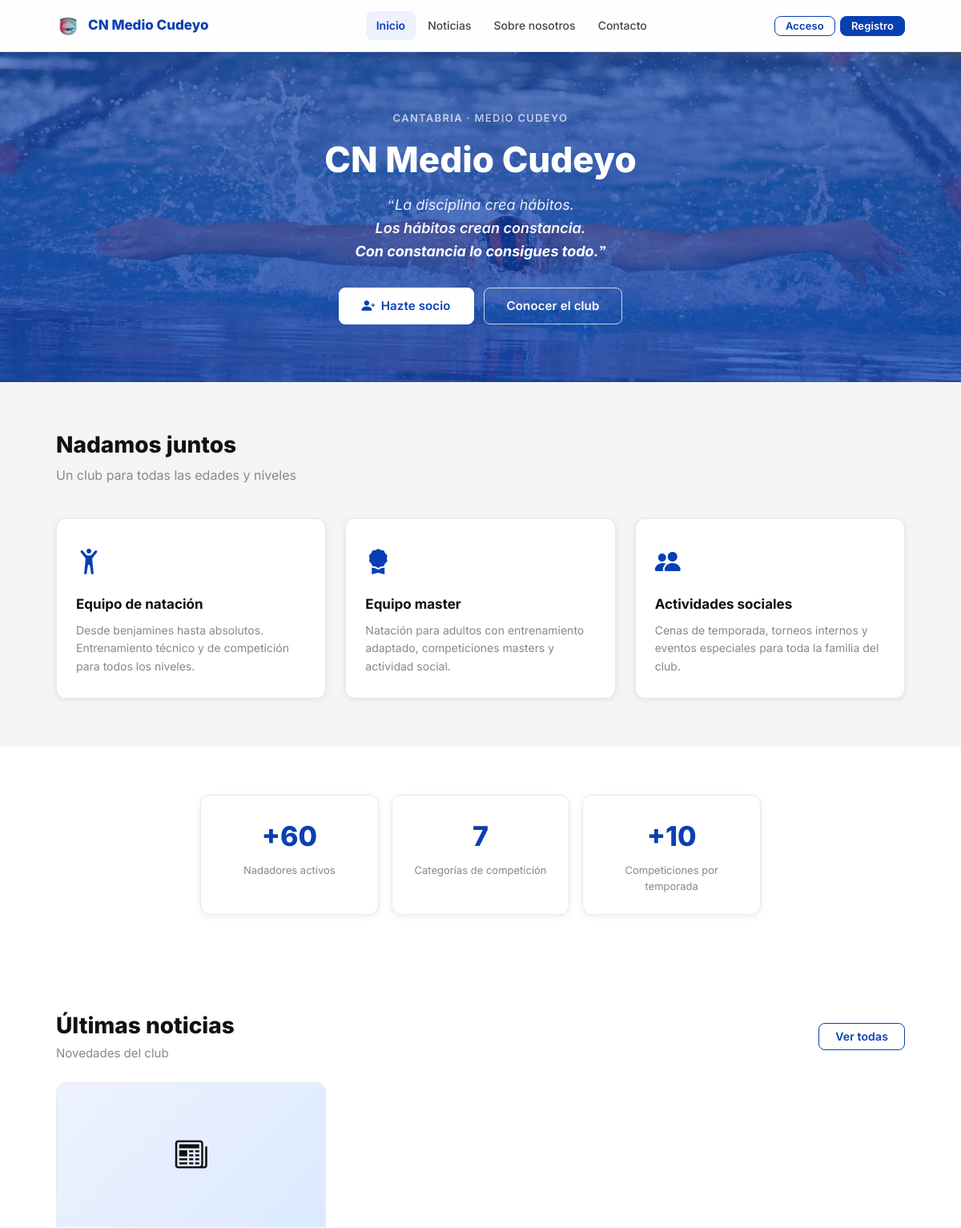
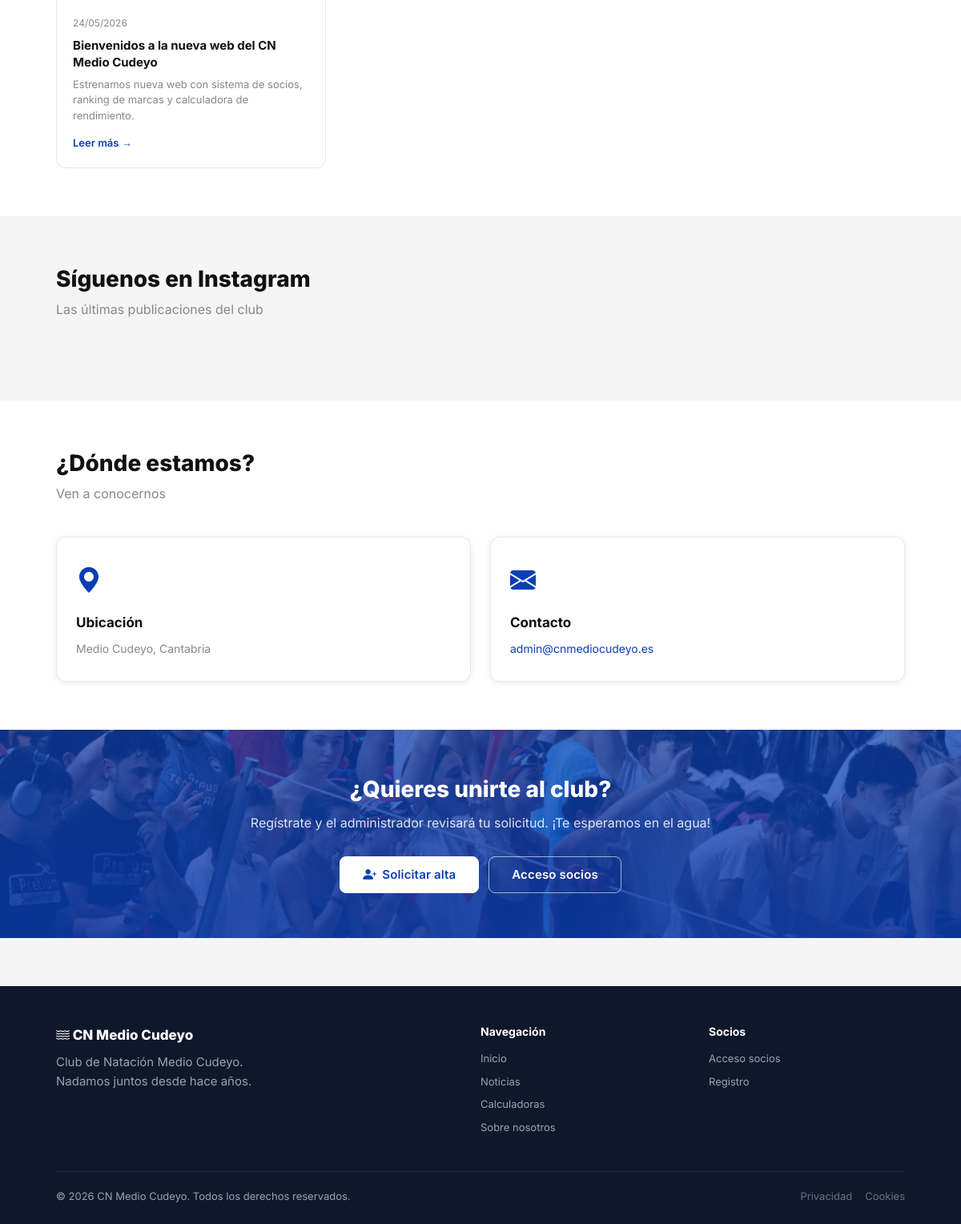
The page / on the database its author committed (2 pictures, top to bottom).
### tables this page shows
CREATE TABLE IF NOT EXISTS noticias (
    id         INT AUTO_INCREMENT PRIMARY KEY,
    titulo     VARCHAR(255) NOT NULL,
    resumen    VARCHAR(500) DEFAULT NULL,
    contenido  TEXT         DEFAULT NULL,
    imagen_url VARCHAR(500) DEFAULT NULL,
    publicado  TINYINT(1)   NOT NULL DEFAULT 0,
    created_at TIMESTAMP DEFAULT CURRENT_TIMESTAMP,
    updated_at TIMESTAMP DEFAULT CURRENT_TIMESTAMP ON UPDATE CURRENT_TIMESTAMP
);

### includes/auth.php (called while the page is built, shortened)
<?php
function current_user(): ?array
{
    return $_SESSION['user'] ?? null;
}
function e(string $s): string
{
    return htmlspecialchars($s, ENT_QUOTES, 'UTF-8');
}

### public/index.php (the view, shortened to what this page needs)
<?php
require_once dirname(__DIR__) . '/config/db.php';
require_once dirname(__DIR__) . '/includes/auth.php';
require_once dirname(__DIR__) . '/includes/layout.php';
$noticias = $pdo->query(
    'SELECT * FROM noticias WHERE publicado=1 ORDER BY created_at DESC LIMIT 3'
)->fetchAll();
render_header('Inicio', 'inicio', '', 'Club de Natación Medio Cudeyo, en Cantabria. Consulta marcas personales, ranking de liga, noticias del club y más. ¡Únete a nosotros!');
?>
<section class="hero hero-with-photo">
  <div class="container">
    <div class="hero-eyebrow">Cantabria · Medio Cudeyo</div>
    <h1>CN Medio Cudeyo</h1>
    <blockquote class="lema-club">
      <p>La disciplina crea hábitos.</p>
      <p>Los hábitos crean constancia.</p>
      <p>Con constancia lo consigues todo.</p>
    </blockquote>
    <div class="hero-btns">
      <?php if (!current_user()): ?>
        <a href="/register" class="btn btn-primary btn-lg"><i class="bi bi-person-plus-fill"></i> Hazte socio</a>
        <a href="/sobre-nosotros" class="btn btn-secondary btn-lg">Conocer el club</a>
      <?php else: ?>
        <a href="/socio/panel" class="btn btn-primary btn-lg"><i class="bi bi-grid-fill"></i> Mi panel</a>
        <a href="/calculadoras" class="btn btn-secondary btn-lg">Calculadoras</a>
      <?php endif; ?>
    </div>
  </div>
</section>
<section class="section">
  <div class="container">
    <h2 class="section-title">Nadamos juntos</h2>
    <p class="section-sub">Un club para todas las edades y niveles</p>
    <div class="services-grid">
      <div class="service-card">
        <div class="service-icon"><i class="bi bi-person-arms-up"></i></div>
        <div class="service-title">Equipo de natación</div>
        <div class="service-desc">Desde benjamines hasta absolutos. Entrenamiento técnico y de competición para todos los niveles.</div>
      </div>
      <div class="service-card">
        <div class="service-icon"><i class="bi bi-award-fill"></i></div>
        <div class="service-title">Equipo master</div>
        <div class="service-desc">Natación para adultos con entrenamiento adaptado, competiciones masters y actividad social.</div>
      </div>
      <div class="service-card">
        <div class="service-icon"><i class="bi bi-people-fill"></i></div>
        <div class="service-title">Actividades sociales</div>
        <div class="service-desc">Cenas de temporada, torneos internos y eventos especiales para toda la familia del club.</div>
      </div>
    </div>
  </div>
</section>
<section class="section section-white">
  <div class="container">
    <div class="stats-grid">
      <div class="stat-card">
        <div class="stat-number">+60</div>
        <div class="stat-label">Nadadores activos</div>
      </div>
      <div class="stat-card">
        <div class="stat-number">7</div>
        <div class="stat-label">Categorías de competición</div>
      </div>
      <div class="stat-card">
        <div class="stat-number">+10</div>
        <div class="stat-label">Competiciones por temporada</div>
      </div>
    </div>
  </div>
</section>
<?php if ($noticias): ?>
<section class="section section-white">
  <div class="container">
    <div class="d-flex justify-between align-center mb-6">
      <div>
        <h2 class="section-title" style="margin-bottom:4px;">Últimas noticias</h2>
        <p class="text-muted">Novedades del club</p>
      </div>
      <a href="/noticias/" class="btn btn-secondary">Ver todas</a>
    </div>
    <div class="news-grid">
      <?php foreach ($noticias as $n): ?>
      <a href="/noticias/detall?id=<?= (int)$n['id'] ?>" class="news-card">
        <?php if ($n['imagen_url']): ?>
          <img src="<?= e($n['imagen_url']) ?>" alt="<?= e($n['titulo']) ?>" class="news-card-img">
        <?php else: ?>
          <div class="news-card-img-placeholder"><i class="bi bi-newspaper"></i></div>
        <?php endif; ?>
        <div class="news-card-body">
          <div class="news-card-date"><?= date('d/m/Y', strtotime($n['created_at'])) ?></div>
          <div class="news-card-title"><?= e($n['titulo']) ?></div>
          <?php if ($n['resumen']): ?>
            <div class="news-card-excerpt"><?= e(mb_strimwidth($n['resumen'], 0, 100, '…')) ?></div>
          <?php endif; ?>
          <span class="news-card-link">Leer más →</span>
        </div>
      </a>
      <?php endforeach; ?>
    </div>
  </div>
</section>
<?php endif; ?>
<section class="section">
  <div class="container">
    <h2 class="section-title">Síguenos en Instagram</h2>
    <p class="section-sub">Las últimas publicaciones del club</p>
  </div>
</section>
<section class="section section-white">
  <div class="container">
    <h2 class="section-title">¿Dónde estamos?</h2>
    <p class="section-sub">Ven a conocernos</p>
    <div class="services-grid" style="grid-template-columns: repeat(auto-fit, minmax(260px, 1fr))">
      <div class="service-card">
        <div class="service-icon"><i class="bi bi-geo-alt-fill"></i></div>
        <div class="service-title">Ubicación</div>
        <div class="service-desc">Medio Cudeyo, Cantabria</div>
      </div>
      <div class="service-card">
        <div class="service-icon"><i class="bi bi-envelope-fill"></i></div>
        <div class="service-title">Contacto</div>
        <div class="service-desc"><a href="mailto:admin@cnmediocudeyo.es">admin@cnmediocudeyo.es</a></div>
      </div>
    </div>
  </div>
</section>
<section class="cta-section">
  <div class="container">
    <?php if (!current_user()): ?>
      <h2>¿Quieres unirte al club?</h2>
      <p>Regístrate y el administrador revisará tu solicitud. ¡Te esperamos en el agua!</p>
      <div class="hero-btns">
        <a href="/register" class="btn btn-primary btn-lg"><i class="bi bi-person-plus-fill"></i> Solicitar alta</a>
        <a href="/login" class="btn btn-secondary btn-lg">Acceso socios</a>
      </div>
    <?php endif; ?>
  </div>
</section>
<?php render_footer(); ?>

### includes/layout.php (shortened to what this page needs)
<?php
function render_header(string $title, string $activePage = '', string $extraHead = '', string $description = ''): void
{
  $user = current_user();
  $isAdmin = $user && $user['rol'] === 'admin';
  $notif_count = 0;
?>
  <!DOCTYPE html>
  <html lang="es">
  <head>
    <link rel="stylesheet" href="https://cdn.jsdelivr.net/npm/bootstrap-icons@1.11.3/font/bootstrap-icons.min.css">
    <link rel="stylesheet" href="https://cdn.jsdelivr.net/npm/tom-select@2/dist/css/tom-select.min.css">
    <link rel="stylesheet" href="/assets/css/main.css?v=<?= filemtime($_SERVER['DOCUMENT_ROOT'] . '/assets/css/main.css') ?>">
  </head>
  <body>
    <nav class="navbar">
      <div class="container">
        <div class="navbar-inner">
          <a href="/" class="navbar-brand">
            <img class="brand-icon" src="/assets/images/icon.png" />
            CN Medio Cudeyo
          </a>
          <div class="navbar-links">
            <a href="/" <?= $activePage === 'inicio' ? 'class="active"' : '' ?>>Inicio</a>
            <a href="/noticias/" <?= $activePage === 'noticias' ? 'class="active"' : '' ?>>Noticias</a>
            <?php if ($user && is_nadador_activo()): ?>
              <a href="/calculadoras" <?= $activePage === 'calculadoras' ? 'class="active"' : '' ?>>Calculadoras</a>
              <a href="/biblioteca" <?= $activePage === 'biblioteca'   ? 'class="active"' : '' ?>>Biblioteca</a>
            <?php elseif (!$user): ?>
              <a href="/sobre-nosotros" <?= $activePage === 'sobre' ? 'class="active"' : '' ?>>Sobre nosotros</a>
            <?php endif; ?>
            <?php if (!$user): ?>
              <a href="/contacto" <?= $activePage === 'contacto' ? 'class="active"' : '' ?>>Contacto</a>
            <?php endif; ?>
          </div>
          <div class="navbar-auth">
            <?php if ($user): ?>
              <?php if (!$isAdmin && $notif_count > 0): ?>
                <a href="/socio/comunicaciones" class="navbar-notif" title="<?= $notif_count ?> sin leer">
                  <i class="bi bi-bell-fill"></i>
                  <span class="navbar-notif-badge"><?= $notif_count ?></span>
                </a>
              <?php endif; ?>
              <div class="navbar-user-dropdown">
                <button class="navbar-user" onclick="document.querySelector('.navbar-user-dropdown').classList.toggle('open')" type="button">
                  <?php if (!empty($user['avatar_url'])): ?>
                    <img src="<?= e($user['avatar_url']) ?>" alt="" class="navbar-user-avatar" style="width:32px;height:32px;border-radius:50%;object-fit:cover;">
                  <?php else: ?>
                    <div class="navbar-user-avatar"><?= strtoupper(mb_substr($user['nombre'], 0, 1)) ?></div>
                  <?php endif; ?>
                  <span><?= e($user['nombre']) ?></span>
                  <i class="bi bi-chevron-down" style="font-size:12px;opacity:0.7;"></i>
                </button>
                <div class="navbar-dropdown-menu">
                  <a href="/socio/perfil"><i class="bi bi-person"></i> Mi perfil</a>
                  <?php if (!$isAdmin): ?>
                    <a href="/socio/comunicaciones"><i class="bi bi-bell"></i> Comunicaciones<?= $notif_count > 0 ? ' <span class="badge badge-blue" style="font-size:11px;padding:2px 6px;margin-left:4px;">' . $notif_count . '</span>' : '' ?></a>
                    <a href="/socio/incidencias" <?= $activePage === 'socio-incidencias' ? 'class="active"' : '' ?>><i class="bi bi-exclamation-triangle"></i> Incidencias</a>
                  <?php endif; ?>
                  <a href="/directiva/cuestiones" <?= $activePage === 'directiva-cuestiones' ? 'class="active"' : '' ?>><i class="bi bi-question-circle"></i> Cuestiones</a>
                  <a href="/logout"><i class="bi bi-box-arrow-right"></i> Cerrar sesión</a>
                </div>
              </div>
            <?php else: ?>
              <a href="/login" class="btn btn-secondary btn-sm">Acceso</a>
              <a href="/register" class="btn btn-primary btn-sm">Registro</a>
            <?php endif; ?>
          </div>
        </div>
      </div>
    </nav>
    <main class="site-main">
    <?php
  }
  function render_footer(): void
  {
    $user = current_user();
    ?>
    </main>
    <footer class="footer">
      <div class="container">
        <div class="footer-inner">
          <div>
            <div class="footer-brand-name"><i class="bi bi-water"></i> CN Medio Cudeyo</div>
            <p>Club de Natación Medio Cudeyo.<br>Nadamos juntos desde hace años.</p>
          </div>
          <div class="footer-col">
            <h4>Navegación</h4>
            <a href="/">Inicio</a>
            <a href="/noticias/">Noticias</a>
            <a href="/calculadoras">Calculadoras</a>
            <a href="/sobre-nosotros">Sobre nosotros</a>
          </div>
          <div class="footer-col">
            <h4>Socios</h4>
            <?php if (!$user): ?>
              <a href="/login">Acceso socios</a>
              <a href="/register">Registro</a>
            <?php else: ?>
              <a href="/socio/panel">Mi panel</a>
              <a href="/socio/ranking">Ranking liga</a>
            <?php endif; ?>
          </div>
        </div>
        <div class="footer-bottom">
          <span>&copy; <?= date('Y') ?> CN Medio Cudeyo. Todos los derechos reservados.</span>
          <div class="footer-links">
            <a href="/privacidad">Privacidad</a>
            <a href="/cookies">Cookies</a>
          </div>
        </div>
      </div>
    </footer>
  </body>
  </html>
<?php
  }
?>

### rows shown on the page
noticias: created_at "24/05/2026", titulo "Bienvenidos a la nueva web del CN Medio Cudeyo", resumen "Estrenamos nueva web con sistema de socios, ranking de marcas y calculadora de rendimiento."
